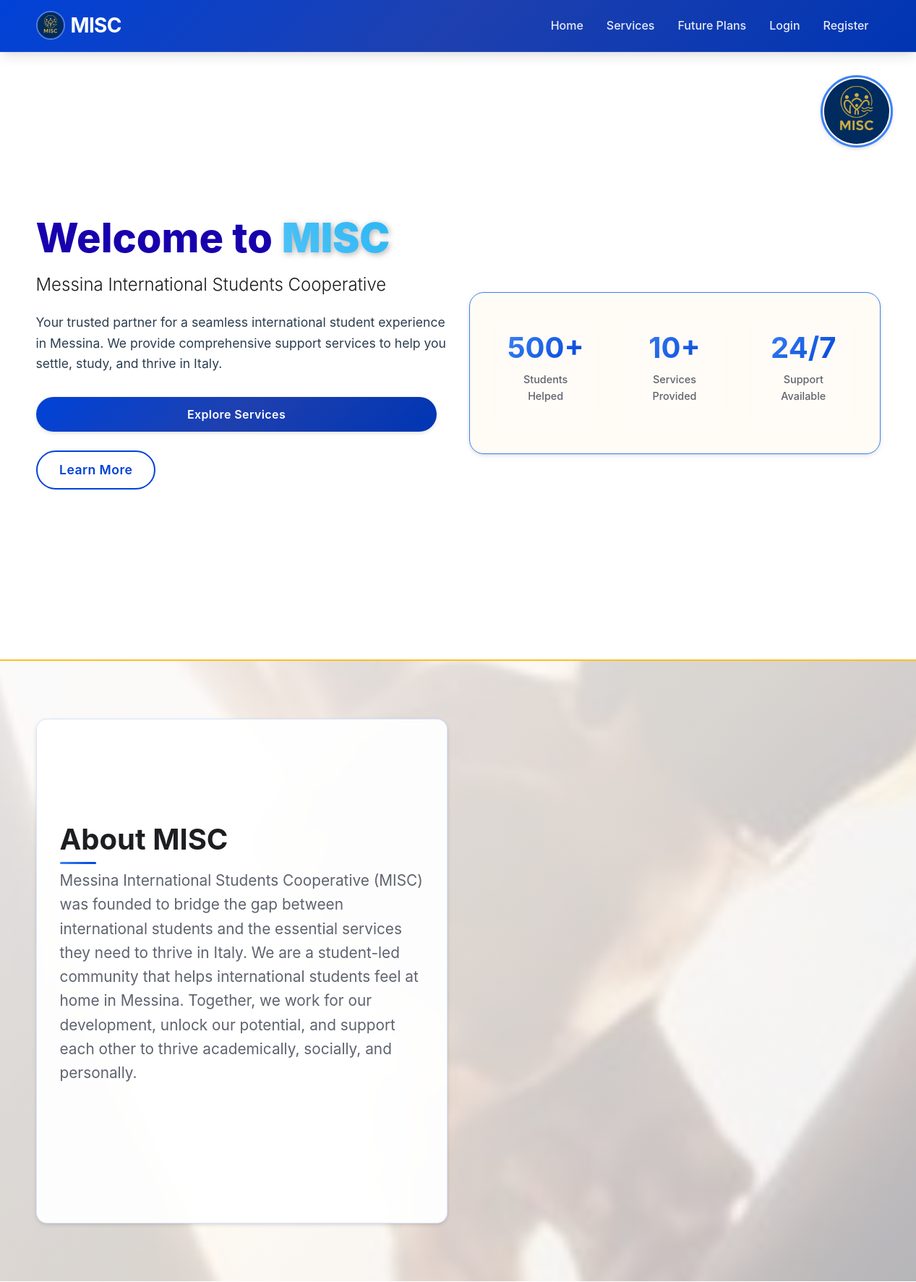
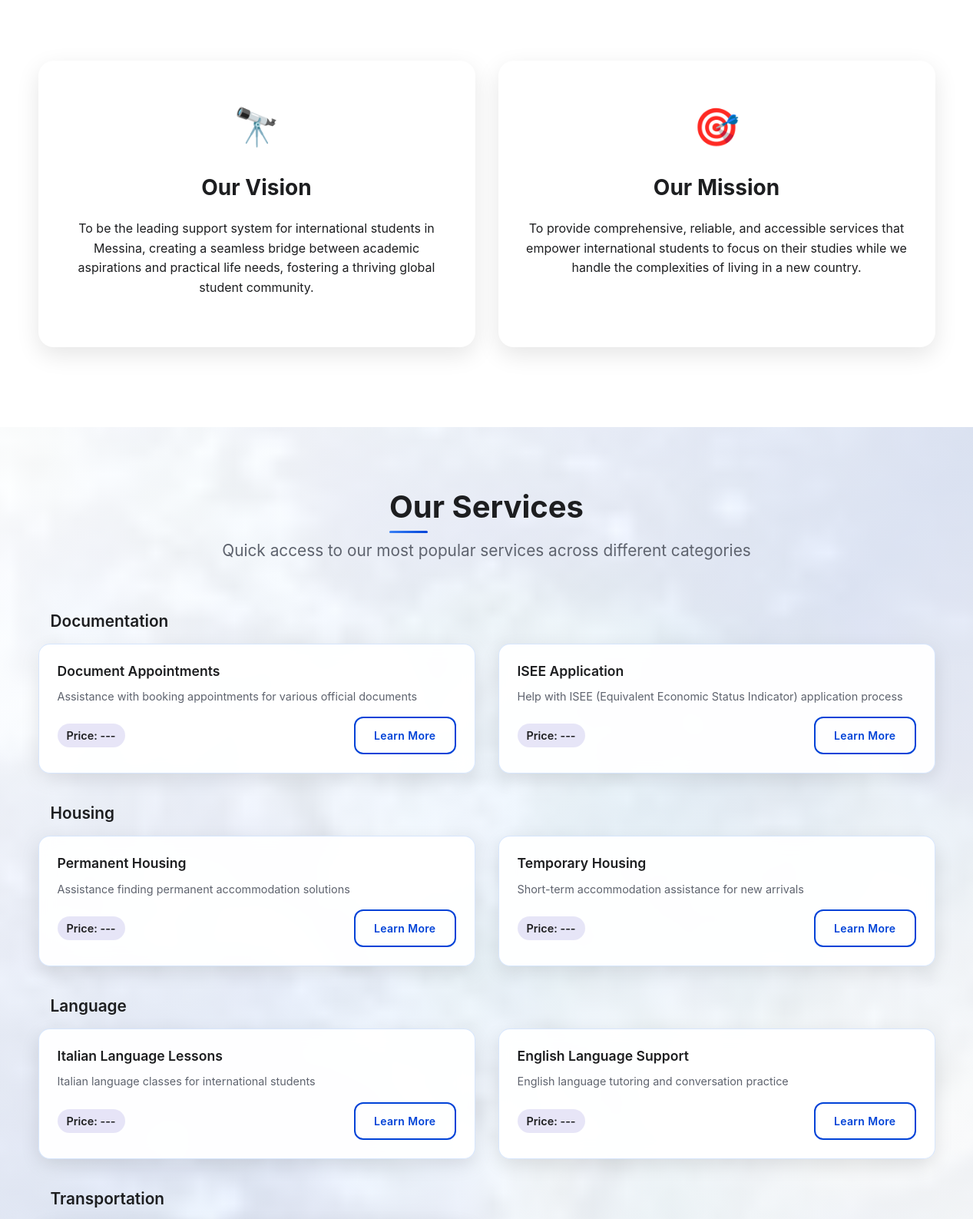
The page / (upper part) on the database its author committed (2 pictures, top to bottom).
### app/models.py (models this page shows, shortened)
class Service(db.Model):
    id = db.Column(db.Integer, primary_key=True)
    name = db.Column(db.String(64), index=True)
    description = db.Column(db.Text)
    category = db.Column(db.String(50), nullable=False)
    subcategory = db.Column(db.String(50))
    price = db.Column(db.Float)
    is_available = db.Column(db.Boolean, default=True)
    requests = db.relationship('ServiceRequest', backref='service_type', lazy='dynamic')

### app/routes/main.py (the view)
@main.route('/')
def index():
    featured_services = {}
    categories = ['Documentation', 'Housing', 'Language', 'Transportation']
    for category in categories:
        services = Service.query.filter_by(category=category, is_available=True).limit(2).all()
        if services:
            featured_services[category] = services
    return render_template('home.html', featured_services=featured_services)

### app/templates/home.html (shortened to what this page needs)
<!DOCTYPE html>
<html lang="en">
<head>
    <link rel="stylesheet" href="https://stackpath.bootstrapcdn.com/bootstrap/4.5.2/css/bootstrap.min.css">
    <link rel="stylesheet" href="https://cdnjs.cloudflare.com/ajax/libs/font-awesome/6.0.0/css/all.min.css">
    <link rel="stylesheet" href="{{ url_for('static', filename='css/style.css') }}">
</head>
<body>
    <div class="wrapper d-flex flex-column min-vh-100">
        <nav class="navbar navbar-expand-lg navbar-dark" style="background-color: #1800ad !important;">
            <div class="container">
                <a class="navbar-brand" href="{{ url_for('main.index') }}">
                    <img src="{{ url_for('static', filename='img/logo.png') }}" alt="MISC Logo" class="navbar-logo">
                    MISC
                </a>
                <div class="collapse navbar-collapse" id="navbarNav">
                    <ul class="navbar-nav ml-auto">
                        <li class="nav-item">
                            <a class="nav-link" href="{{ url_for('main.index') }}">Home</a>
                        </li>
                        <li class="nav-item">
                            <a class="nav-link" href="{{ url_for('service.index') }}">Services</a>
                        </li>
                        <li class="nav-item">
                            <a class="nav-link" href="{{ url_for('main.future_plans') }}">Future Plans</a>
                        </li>
                        {% if current_user.is_authenticated %}
                        <li class="nav-item">
                            <a class="nav-link" href="{{ url_for('dashboard.index') }}">Dashboard</a>
                        </li>
                        <li class="nav-item">
                            <a class="nav-link" href="{{ url_for('auth.logout') }}">Logout</a>
                        </li>
                        {% else %}
                        <li class="nav-item">
                            <a class="nav-link" href="{{ url_for('auth.login') }}">Login</a>
                        </li>
                        <li class="nav-item">
                            <a class="nav-link" href="{{ url_for('auth.register') }}">Register</a>
                        </li>
                        {% endif %}
                    </ul>
                </div>
            </div>
        </nav>
        <main class="flex-grow-1">
<div class="home-wrapper">
<section class="hero-section">
    <div class="hero-logo">
         <img src="{{ url_for('static', filename='img/logo.png') }}" alt="MISC Logo">
    </div>
    <div class="hero-content">
        <div class="container">
            <div class="row align-items-center min-vh-75">
                <div class="col-lg-6">
                    <div class="hero-text">
                        <h1 class="hero-title"><span class="text-blue">Welcome to</span> <span class="text-gradient">MISC</span></h1>
                        <h2 class="hero-subtitle">Messina International Students Cooperative</h2>
                        <p class="hero-description">Your trusted partner for a seamless international student experience in Messina. We provide comprehensive support services to help you settle, study, and thrive in Italy.</p>
                        <div class="hero-buttons">
                            <a href="{{ url_for('service.index') }}" class="btn btn-primary btn-hero">Explore Services</a>
                            <a href="#about" class="btn btn-outline-primary btn-hero">Learn More</a>
                        </div>
                    </div>
                </div>
                <div class="col-lg-6">
                    <div class="hero-image">
                        <div class="hero-stats">
                            <div class="stat-item">
                                <h3>500+</h3>
                                <p>Students Helped</p>
                            </div>
                            <div class="stat-item">
                                <h3>10+</h3>
                                <p>Services Provided</p>
                            </div>
                            <div class="stat-item">
                                <h3>24/7</h3>
                                <p>Support Available</p>
                            </div>
                        </div>
                    </div>
                </div>
            </div>
        </div>
    </div>
</section>
<section class="section-padding about-section" id="about">
    <div class="container">
        <div class="row align-items-stretch">
            <div class="col-lg-6 d-flex">
                <div class="about-content">
                    <h2 class="section-title">About MISC</h2>
                    <p class="section-description">
                        Messina International Students Cooperative (MISC) was founded to bridge the gap between international students and the essential services they need to thrive in Italy. We are a student-led community that helps international students feel at home in Messina.
                        Together, we work for our development, unlock our potential, and support each other to thrive academically, socially, and personally.
                    </p>
                </div>
            </div>
            <div class="col-lg-6 d-flex">
                <div class="about-image">
                    <div class="image-container">
                        <img src="{{ url_for('static', filename='img/teamwork.jpeg') }}" alt="MISC Team - Who We Are" class="img-fluid rounded">
                    </div>
                    <div class="image-text-section">
                        <h3>Who We Are</h3>
                        <p>A dedicated team of fellow students and locals committed to your success in Messina.</p>
                    </div>
                </div>
            </div>
        </div>
    </div>
</section>
<section class="section-padding">
    <div class="container">
        <div class="row">
            <div class="col-lg-6 mb-4">
                <div class="vision-mission-card">
                    <div class="vm-icon">🔭</div>
                    <h3>Our Vision</h3>
                    <p>To be the leading support system for international students in Messina, creating a seamless bridge between academic aspirations and practical life needs, fostering a thriving global student community.</p>
                </div>
            </div>
            <div class="col-lg-6 mb-4">
                <div class="vision-mission-card">
                    <div class="vm-icon">🎯</div>
                    <h3>Our Mission</h3>
                    <p>To provide comprehensive, reliable, and accessible services that empower international students to focus on their studies while we handle the complexities of living in a new country.</p>
                </div>
            </div>
        </div>
    </div>
</section>
<section class="section-padding services-section">
    <div class="container">
        <div class="section-header text-center">
            <h2 class="section-title">Our Services</h2>
            <p class="section-description">Quick access to our most popular services across different categories</p>
        </div>
        {% for category, services in featured_services.items() %}
        <div class="service-category mb-4">
            <h4 class="category-title text-primary mb-3">{{ category }}</h4>
            <div class="row">
                {% for service in services %}
                <div class="col-md-6 mb-3">
                    <div class="service-card-mini">
                        <div class="service-content">
                            <h5 class="service-name">{{ service.name }}</h5>
                            <p class="service-description">{{ service.description|truncate(80) }}</p>
                            <div class="service-footer">
                                <span class="service-price">Price: ---</span>
                                <a href="{{ url_for('service.details', id=service.id) }}" class="btn btn-sm btn-outline-primary">Learn More</a>
                            </div>
                        </div>
                    </div>
                </div>
                {% endfor %}
            </div>
        </div>
        {% endfor %}
    </div>
</section>
</div>
        </main>
    </div>
</body>
</html>

### app/templates/home.html (style rules this page uses)
.hero-section { background: linear-gradient(135deg, var(--primary-blue) 0%, var(--secondary-blue) 100%); color: white; padding: 120px 0; position: relative; overflow: hidden; }
.hero-section::before { content: ''; position: absolute; top: 0; left: 0; right: 0; bottom: 0; background-size: cover; }
.min-vh-75 { min-height: 75vh; }
.hero-title { font-size: 3.5rem; font-weight: 700; margin-bottom: 1rem; line-height: 1.2; }
.text-gradient { background: linear-gradient(45deg, #4fc3f7, #29b6f6); -webkit-background-clip: text; -webkit-text-fill-color: transparent; background-clip: text; }
.text-blue { color: #1800ad !important; }
.hero-subtitle { font-size: 1.5rem; font-weight: 300; margin-bottom: 1.5rem; opacity: 0.9; }
.hero-description { font-size: 1.1rem; margin-bottom: 2rem; opacity: 1; line-height: 1.6; color: #2c3e50 !important; }
.btn-hero { padding: 12px 30px; font-weight: 600; margin-right: 15px; margin-bottom: 10px; border-radius: 50px; transition: all 0.3s ease; }
.hero-stats { display: grid; grid-template-columns: repeat(auto-fit, minmax(120px, 1fr)); gap: 2rem; margin-top: 3rem; }
.stat-item { text-align: center; padding: 20px; background: rgba(255, 255, 255, 0.1); border-radius: 15px; backdrop-filter: blur(10px); transition: transform 0.3s ease; }
.stat-item h3 { font-size: 2.5rem; font-weight: 700; margin-bottom: 0.5rem; color: #4fc3f7; }
.section-padding { padding: 80px 0; }
.section-title { font-size: 2.5rem; font-weight: 700; margin-bottom: 1rem; color: var(--primary-blue); }
.section-description { font-size: 1.3rem; color: var(--text-light); margin-bottom: 3rem; }
.section-header { margin-bottom: 4rem; }
.about-content { padding-right: 2rem; width: 100%; display: flex; flex-direction: column; justify-content: center; }
.about-image { width: 100%; height: 100%; display: flex; flex-direction: column; }
.image-container { position: relative; width: 100%; flex: 1; border-radius: 20px 20px 0 0; overflow: hidden; box-shadow: 0 10px 30px rgba(0, 0, 0, 0.15); transition: transform 0.3s ease; }
.image-container img { width: 100%; height: 100%; min-height: 280px; object-fit: cover; border-radius: 20px 20px 0 0; }
.image-text-section { background: linear-gradient(135deg, #e6f3ff 0%, #f0f8ff 100%); color: #2c3e50; padding: 2rem; border-radius: 0 0 20px 20px; box-shadow: 0 10px 30px rgba(0, 0, 0, 0.15); }
.image-text-section h3 { font-size: 1.5rem; font-weight: 700; margin-bottom: 1rem; color: #fbbf24; text-shadow: none; }
.image-text-section p { font-size: 1rem; line-height: 1.5; margin: 0; color: #374151; opacity: 1; }
.vision-mission-card { background: white; padding: 3rem 2rem; border-radius: 20px; text-align: center; box-shadow: 0 10px 30px rgba(0, 0, 0, 0.1); transition: transform 0.3s ease; height: 100%; border-top: 4px solid var(--primary-blue); }
.vm-icon { font-size: 3rem; margin-bottom: 1.5rem; }
.vision-mission-card h3 { color: var(--primary-blue); margin-bottom: 1.5rem; }
.service-card-mini { background: white; border-radius: 15px; padding: 1.5rem; box-shadow: 0 5px 15px rgba(0, 0, 0, 0.08); transition: all 0.3s ease; height: 100%; border-left: 4px solid var(--accent-blue); }
.service-name { color: var(--primary-blue); margin-bottom: 0.75rem; font-size: 1.1rem; font-weight: 600; }
.service-description { color: var(--text-light); margin-bottom: 1rem; font-size: 0.9rem; line-height: 1.5; }
.service-footer { display: flex; justify-content: space-between; align-items: center; }
.service-price { font-weight: 600; color: var(--primary-blue); background: rgba(24, 0, 173, 0.1); padding: 4px 12px; border-radius: 20px; font-size: 0.9rem; }
.category-title { font-size: 1.3rem; font-weight: 600; border-left: 4px solid var(--primary-blue); padding-left: 1rem; margin-bottom: 1.5rem; }

### rows shown on the page
Service: name "Document Appointments", description "Assistance with booking appointments for various official documents"
Service: name "ISEE Application", description "Help with ISEE (Equivalent Economic Status Indicator) application process"
Service: name "Permanent Housing", description "Assistance finding permanent accommodation solutions"
Service: name "Temporary Housing", description "Short-term accommodation assistance for new arrivals"
Service: name "Italian Language Lessons", description "Italian language classes for international students"
Service: name "English Language Support", description "English language tutoring and conversation practice"

### other values the page prints
{{ category }} "Documentation" "Housing" "Language" "Transportation"
